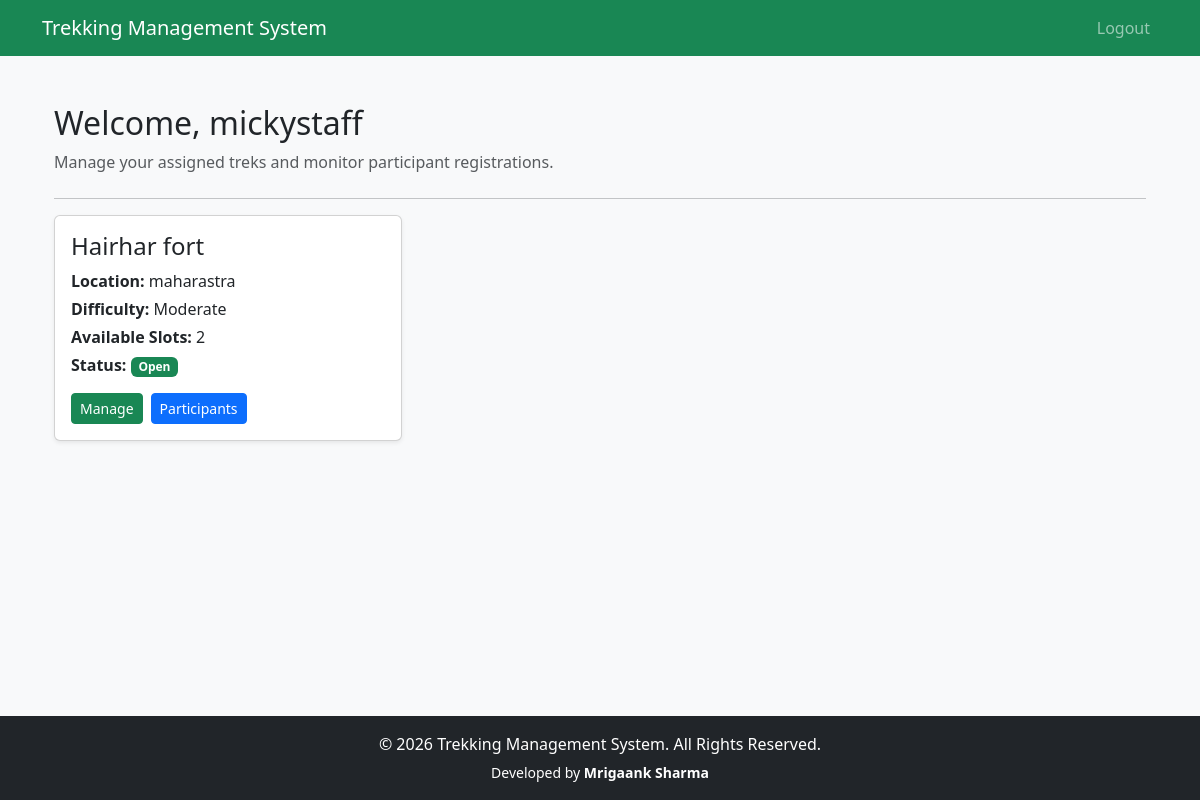
Screenshot of /staff/dashboard (signed in) with the database file from the repository.
### app/models.py (models this page shows)
class User(UserMixin,db.Model):
    __tablename__="users"
    id=db.Column(db.Integer,primary_key=True)
    name=db.Column(db.String(100),nullable=False)
    email=db.Column(db.String(120),unique=True,nullable=False)
    password=db.Column(db.String(255),nullable=False)
    phone=db.Column(db.String(15))
    role=db.Column(db.String(20),nullable=False)
    status=db.Column(db.String(20),default="active")
    created_at=db.Column(db.DateTime,default=datetime.utcnow)
    assigned_treks=db.relationship(
        "Trek",
        foreign_keys="Trek.staff_id",
        backref="staff",
        lazy=True
    )
    bookings=db.relationship(
        "Booking",
        backref="user",
        lazy=True
    )

class Trek(db.Model):
        __tablename__="treks"
        id=db.Column(db.Integer,primary_key=True)
        name=db.Column(db.String(100),nullable=False)
        location=db.Column(db.String(100),nullable=False)
        difficulty=db.Column(db.String(20),nullable=False)
        duration=db.Column(db.Integer)
        available_slots=db.Column(db.Integer)
        description=db.Column(db.Text)
        status=db.Column(
            db.String(20),
            default="Upcoming"
        )
        start_date=db.Column(db.Date)
        end_date=db.Column(db.Date)
        staff_id=db.Column(
            db.Integer,
            db.ForeignKey("users.id")
        )
        bookings=db.relationship(
            "Booking",
            backref="trek",
            lazy=True
        )
        price = db.Column(db.Float)
        image = db.Column(db.String(255))
        max_altitude = db.Column(db.Integer)
        meeting_point = db.Column(db.String(200))

### app/staff/dashboard.py (the view)
@staff_bp.route("/dashboard")
@login_required
@staff_required # staff login is required
def dashboard():
    treks =Trek.query.filter_by(staff_id=current_user.id
    ).all() # if the userid and staff id become equal it shows the treks with those id
    return render_template( "staff/dashboard.html",  treks=treks
    )

### app/extensions.py (called while the page is built)
@login_manager.user_loader
def load_user(user_id):
    return User.query.get(int(user_id))

### app/templates/staff/dashboard.html (shortened to what this page needs)
{% extends 'base.html' %}
{% block content %}
<div class="container mt-4">
    <div class="mb-4">
        <h2>Welcome, {{ current_user.name }}</h2>
        <p class="text-muted">
            Manage your assigned treks and monitor participant registrations.
        </p>
    </div>
    <hr>
    {% if treks %}
    <div class="row">
        {% for trek in treks %}
        <div class="col-lg-4 col-md-6 mb-4">
            <div class="card shadow-sm h-100">
                <div class="card-body">
                    <h4 class="card-title">
                        {{ trek.name }}
                    </h4>
                    <p class="mb-1">
                        <strong>Location:</strong>
                        {{ trek.location }}
                    </p>
                    <p class="mb-1">
                        <strong>Difficulty:</strong>
                        {{ trek.difficulty }}
                    </p>
                    <p class="mb-1">
                        <strong> Available Slots:</strong>
                        {{ trek.available_slots }}
                    </p>
                    <p class="mb-3">
                        <strong>Status:</strong>
                        {% if trek.status == "Open" %}
                            <span class="badge bg-success">Open</span>
                        {% elif trek.status == "Closed" %}
                            <span class="badge bg-secondary">Closed</span>
                        {% elif trek.status == "Completed" %}
                            <span class="badge bg-primary">Completed</span>
                        {% else %}
                            <span class="badge bg-warning text-dark">
                                {{ trek.status }}
                            </span>
                        {% endif %}
                    </p>
                    <div class="d-flex gap-2">
                        <a class="btn btn-success btn-sm"
                           href="{{ url_for('staff.manage_trek', trek_id=trek.id) }}">
                            Manage
                        </a>
                        <a class="btn btn-primary btn-sm"
                           href="{{ url_for('staff.participants', trek_id=trek.id) }}">
                            Participants
                        </a>
                    </div>
                </div>
            </div>
        </div>
        {% endfor %}
    </div>
    {% endif %}
</div>
{% endblock %}

### rows the page displays
User: name "mickystaff"
Trek: name "Hairhar fort", location "maharastra", difficulty "Moderate", available_slots "2", status "Open"
